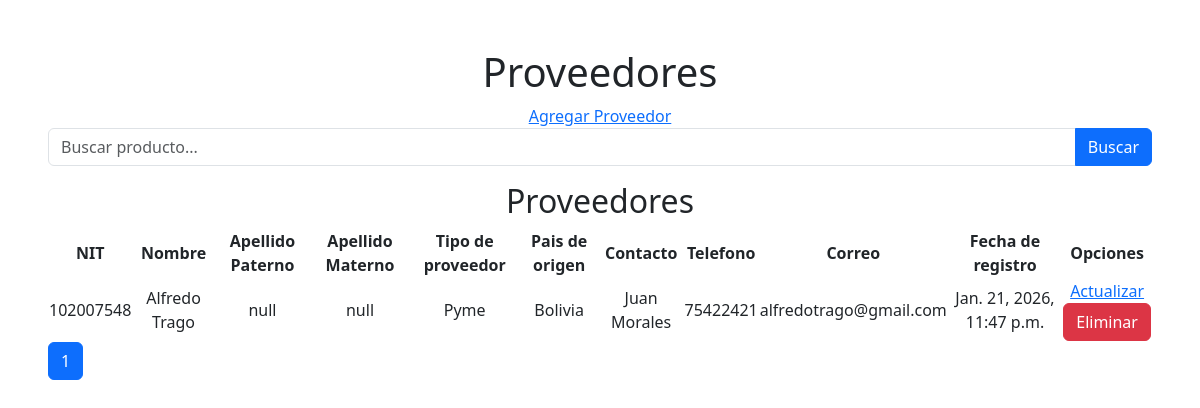
The page /inventario/index_proveedor/ on the database as committed earlier.
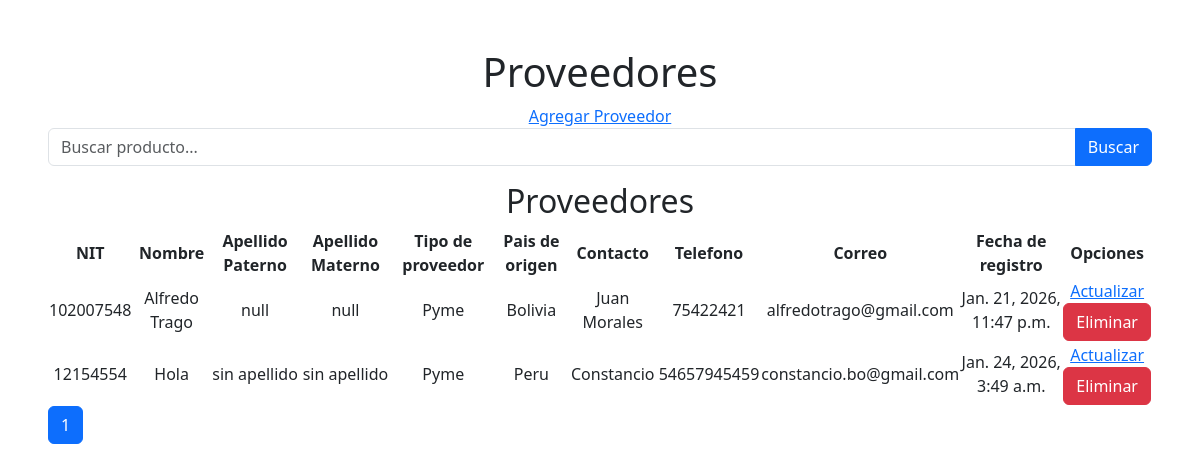
The same page on the database as committed later.
### apps/inventario/models.py (models this page shows, shortened)
class Proveedores(models.Model):
    nit = models.CharField(max_length=20)
    tipo_proveedor = models.CharField(max_length=20)
    nombre = models.CharField(max_length=50)
    apellido1 = models.CharField(max_length=50, null=True)
    apellido2 = models.CharField(max_length=50, null=True)
    pais = models.CharField(max_length=50)
    contacto = models.CharField(max_length=200)
    telefono = models.CharField(max_length=20)
    correo = models.EmailField()
    fecha_registro = models.DateTimeField(auto_now_add=True)
    class Meta:
        verbose_name_plural = "Proveedores"

### apps/inventario/views.py (the view, shortened to what this page needs)
# urls.py: path('index_proveedor/', views.index_proveedor, name='index_proveedor'),
def index_proveedor(request):
    query = request.GET.get('search', '')
    lista_proveedores = Proveedores.objects.all().order_by("nombre")
    paginacion = Paginator(lista_proveedores, 10)
    numero_pagina = request.GET.get('page')
    proveedores = paginacion.get_page(numero_pagina)
    context = {
        "proveedores": proveedores
    }
    return render (request, "proveedores/index_proveedor.html", context)

### templates/proveedores/index_proveedor.html (shortened to what this page needs)
{% extends 'base.html' %}
{% block content %}
<div class="p-5 text-center">
    <h1>Proveedores</h1>
    <a href="{% url 'inventario:crear_proveedor' %}">Agregar Proveedor</a>
    <form method="get" class="mb-3">
        <div class="input-group">
            <input
                type="text"
                name="search"
                class="form-control"
                placeholder="Buscar producto..."
                value="{{ query }}"
            >
            <button class="btn btn-primary" type="submit">
                Buscar
            </button>
        </div>
    </form>
    <h2>Proveedores</h2>
    <table>
        <thead>
            <tr>
                <th>NIT</th>
                <th>Nombre</th>
                <th>Apellido Paterno</th>
                <th>Apellido Materno</th>
                <th>Tipo de proveedor</th>
                <th>Pais de origen</th>
                <th>Contacto</th>
                <th>Telefono</th>
                <th>Correo</th>
                <th>Fecha de registro</th>
                <th>Opciones</th>
            </tr>
        </thead>
        <tbody>
            {% for proveedor in proveedores %}
            <tr>
                <td>{{ proveedor.nit }}</td>
                <td>{{ proveedor.nombre }}</td>
                <td>{{ proveedor.apellido1 }}</td>
                <td>{{ proveedor.apellido2 }}</td>
                <td>{{ proveedor.tipo_proveedor}}</td>
                <td>{{ proveedor.pais }}</td>
                <td>{{ proveedor.contacto }}</td>
                <td>{{ proveedor.telefono }}</td>
                <td>{{ proveedor.correo }}</td>
                <td>{{ proveedor.fecha_registro }}</td>
                <td>
                    <a href="{% url 'inventario:editar_proveedor' proveedor.id %}">Actualizar</a>
                    <form method="post" action="{% url 'inventario:eliminar_proveedor' proveedor.id %}"
                        onsubmit="return confirm('¿Seguro que deseas eliminar este registro?');">
                        <button type="submit" class="btn btn-danger">
                            Eliminar
                        </button>
                    </form>
                </td>
            </tr>
            {% empty %}
            <tr><td colspan="4">No hay Proveedores</td></tr>
            {% endfor %}
        </tbody>
    </table>
    <nav>
        <ul class="pagination">
            {% for num in proveedores.paginator.page_range %}
                {% if proveedores.number == num %}
                    <li class="page-item active">
                        <span class="page-link">{{ num }}</span>
                    </li>
                {% else %}
                    <li class="page-item">
                        <a class="page-link" href="?page={{ num }}">{{ num }}</a>
                    </li>
                {% endif %}
            {% endfor %}
        </ul>
    </nav>
</div>
{% endblock %}

### templates/base.html (shortened to what this page needs)
{% load static %}
<!DOCTYPE html>
<html lang="es">
<head>
    <link href="https://cdn.jsdelivr.net/npm/bootstrap@5.3.0/dist/css/bootstrap.min.css" rel="stylesheet">
    <link rel="stylesheet" href="https://cdn.jsdelivr.net/npm/bootstrap-icons@1.11.0/font/bootstrap-icons.css">
    <link rel="stylesheet" href="{% static '/styles/dashboard.css' %}">
</head>
<body>
    {% block content %}
    {% endblock %}
</body>
</html>

Rows that differ between the two databases and show on the page:
added Proveedores: nit "12154554", nombre "Hola", apellido1 "sin apellido", apellido2 "sin apellido", tipo_proveedor "Pyme", pais "Peru", contacto "Constancio", telefono "54657945459", correo "constancio.bo@gmail.com", fecha_registro "Jan. 24, 2026, 3:49 a.m."
